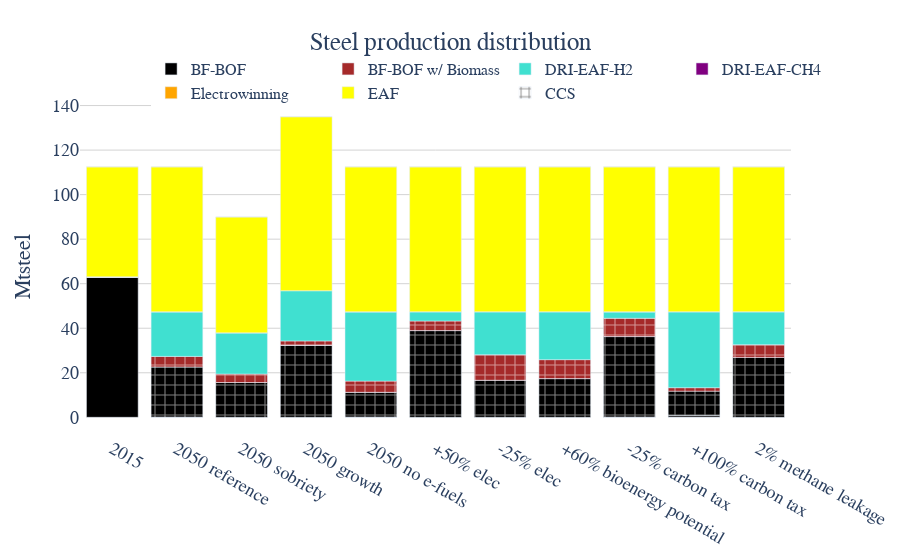

Notebook code for this chart:
### Code cell
tech_list=['BF-BOF',"DRI-EAF","Kiln-DRI-EAF","Electrowinning","EAF"]
steel_techs={"BF-BOF":[['BF-BOF'],['Coal','H2']],
             "BF-BOF w/ Biomass":[['BF-BOF'],['Bio-10%','Bio-30%','Bio-50%']],             
             "DRI-EAF-H2":[["DRI-EAF"],["H2"]],"DRI-EAF-CH4":[["DRI-EAF"],["CH4"]],
             "Electrowinning":[["Electrowinning"],[0,"50%_LF","25%_LF"]],"EAF":[["EAF"],[0]]}
steel_techs_colors={"BF-BOF":"Black","BF-BOF w/ Biomass":"brown",
                    "DRI-EAF-H2":"turquoise","DRI-EAF-CH4":'purple','DRI-EAF-Biomass':"firebrick",
                    "Electrowinning":"orange","EAF":"yellow"}


fig =go.Figure()

for tech in steel_techs.keys():
        t_list=steel_techs[tech][0]
        tt_list=steel_techs[tech][1]
        y=[]
        y_ccs=[]
        for name in x:
            ccs_capacity=data[name]["ccs_capacity"]
            tech_capacity=data[name]["tech_capacity"]
            if name!="2015":
                steel_tech_output=data[name]["resource_tech_outflow"][(data[name]["resource_tech_outflow"].Resource.isin(["Steel_primary","Steel_secondary"]))&
                                                    (data[name]["resource_tech_outflow"].Technology.isin(t_list))&
                                                     (data[name]["resource_tech_outflow"].Tech_type.isin(tt_list))&         
                                                    (data[name]["resource_tech_outflow"].Year==2050)]["Flow"].sum()*1e-6
                u=ccs_capacity[(ccs_capacity.Technology.isin(t_list))&
                           (ccs_capacity.Tech_type.isin(tt_list))&
                           (ccs_capacity.Year==2050)]["Flow_capa"].sum()
                m=tech_capacity[(tech_capacity.Technology.isin(t_list))&
                            (tech_capacity.Tech_type.isin(tt_list))&
                            (tech_capacity.Year==2050)&
                            (tech_capacity.Resource.isin(["Steel_primary","Steel_secondary"]))]["Flow_capa"].sum()
                ccs_ratio=u/m
            else:
                steel_tech_output=data[name]["resource_tech_outflow"][(data[name]["resource_tech_outflow"].Resource.isin(["Steel_primary","Steel_secondary"]))&
                                                    (data[name]["resource_tech_outflow"].Technology.isin(t_list))&
                                                     (data[name]["resource_tech_outflow"].Tech_type.isin(tt_list))&         
                                                    (data[name]["resource_tech_outflow"].Year==2015)]["Flow"].sum()*1e-6
                ccs_ratio=0
            y.append(steel_tech_output*(1-ccs_ratio))
            y_ccs.append(steel_tech_output*ccs_ratio)
        fig.add_trace(go.Bar(x=x, y=y,name=tech,marker_color=steel_techs_colors[tech]))
        fig.add_trace(go.Bar(x=x, y=y_ccs,name=tech,marker_color=steel_techs_colors[tech],marker_pattern_shape="+",showlegend=False))

        
        
fig.add_trace(go.Bar(x=[None], y=[None],name="CCS", marker_pattern_shape="+",marker_color="grey",marker_pattern_fillmode="replace"))
fig.update_layout(barmode='relative')
fig.update_layout(title='Steel production distribution',title_x=0.5,#title_y=0.97,
                   yaxis_title='Mtsteel')    
fig.update_layout(
    font=dict(
        family="Times New Roman",size=18)
    ) 
# fig.update_traces(textfont_size=16)
# fig.update_yaxes(range=[30,70])
# fig.update_xaxes(range=[10,105])
# fig.update_annotations(font_size=20)
fig.update_layout(legend=dict(
    orientation="h",
    yanchor="bottom",
    y=0.97,
    xanchor="left",
    x=0.1,font = dict(size=16)
))
fig.update_yaxes(showgrid=True, gridwidth=1, gridcolor='lightgrey')
fig.update_layout( paper_bgcolor="rgba(255,255,255,255)", plot_bgcolor="rgba(255,255,255,255)")
fig.show()

### Figure 1 — Plotly figure (JSON) as saved in the notebook; plotly's stock layout.template omitted (floating-point values rounded to 4 significant figures)
{"data": [{"marker": {"color": "Black"}, "name": "BF-BOF", "type": "bar", "x": ["2015", "2050 reference", "2050 sobriety", "2050 growth", "2050 no e-fuels", "+50% elec", "-25% elec", "+60% bioenergy potential", "-25% carbon tax", "+100% carbon tax", "2% methane leakage"], "y": [63.1, 0, -3.47e-15, -7.18e-15, 0, -8.648e-15, 1.849e-15, -3.861e-15, -8.051e-15, 0.81, 0]}, {"marker": {"color": "Black", "pattern": {"shape": "+"}}, "name": "BF-BOF", "showlegend": false, "type": "bar", "x": ["2015", "2050 reference", "2050 sobriety", "2050 growth", "2050 no e-fuels", "+50% elec", "-25% elec", "+60% bioenergy potential", "-25% carbon tax", "+100% carbon tax", "2% methane leakage"], "y": [0, 22.64, 15.63, 32.33, 11.24, 38.95, 16.66, 17.39, 36.26, 10.94, 26.91]}, {"marker": {"color": "brown"}, "name": "BF-BOF w/ Biomass", "type": "bar", "x": ["2015", "2050 reference", "2050 sobriety", "2050 growth", "2050 no e-fuels", "+50% elec", "-25% elec", "+60% bioenergy potential", "-25% carbon tax", "+100% carbon tax", "2% methane leakage"], "y": [0, 0, 0, 6.505e-16, 1.112e-15, 0, 0, 0, 0, -1.027e-15, 0]}, {"marker": {"color": "brown", "pattern": {"shape": "+"}}, "name": "BF-BOF w/ Biomass", "showlegend": false, "type": "bar", "x": ["2015", "2050 reference", "2050 sobriety", "2050 growth", "2050 no e-fuels", "+50% elec", "-25% elec", "+60% bioenergy potential", "-25% carbon tax", "+100% carbon tax", "2% methane leakage"], "y": [0, 4.704, 3.797, 1.953, 5.01, 4.285, 11.43, 8.496, 8.2, 1.542, 5.683]}, {"marker": {"color": "turquoise"}, "name": "DRI-EAF-H2", "type": "bar", "x": ["2015", "2050 reference", "2050 sobriety", "2050 growth", "2050 no e-fuels", "+50% elec", "-25% elec", "+60% bioenergy potential", "-25% carbon tax", "+100% carbon tax", "2% methane leakage"], "y": [0, 20.06, 18.5, 22.59, 31.15, 4.167, 19.31, 21.52, 2.941, 34.1, 14.81]}, {"marker": {"color": "turquoise", "pattern": {"shape": "+"}}, "name": "DRI-EAF-H2", "showlegend": false, "type": "bar", "x": ["2015", "2050 reference", "2050 sobriety", "2050 growth", "2050 no e-fuels", "+50% elec", "-25% elec", "+60% bioenergy potential", "-25% carbon tax", "+100% carbon tax", "2% methane leakage"], "y": [0, 0, 0, 0, 0, 0, 0, 0, 0, 0, 0]}, {"marker": {"color": "purple"}, "name": "DRI-EAF-CH4", "type": "bar", "x": ["2015", "2050 reference", "2050 sobriety", "2050 growth", "2050 no e-fuels", "+50% elec", "-25% elec", "+60% bioenergy potential", "-25% carbon tax", "+100% carbon tax", "2% methane leakage"], "y": [0, null, null, null, null, null, null, null, -2.006e-16, null, null]}, {"marker": {"color": "purple", "pattern": {"shape": "+"}}, "name": "DRI-EAF-CH4", "showlegend": false, "type": "bar", "x": ["2015", "2050 reference", "2050 sobriety", "2050 growth", "2050 no e-fuels", "+50% elec", "-25% elec", "+60% bioenergy potential", "-25% carbon tax", "+100% carbon tax", "2% methane leakage"], "y": [0, null, null, null, null, null, null, null, 0, null, null]}, {"marker": {"color": "orange"}, "name": "Electrowinning", "type": "bar", "x": ["2015", "2050 reference", "2050 sobriety", "2050 growth", "2050 no e-fuels", "+50% elec", "-25% elec", "+60% bioenergy potential", "-25% carbon tax", "+100% carbon tax", "2% methane leakage"], "y": [0, -4.657e-16, null, null, -2.328e-16, null, null, null, null, null, null]}, {"marker": {"color": "orange", "pattern": {"shape": "+"}}, "name": "Electrowinning", "showlegend": false, "type": "bar", "x": ["2015", "2050 reference", "2050 sobriety", "2050 growth", "2050 no e-fuels", "+50% elec", "-25% elec", "+60% bioenergy potential", "-25% carbon tax", "+100% carbon tax", "2% methane leakage"], "y": [0, 0, null, null, 0, null, null, null, null, null, null]}, {"marker": {"color": "yellow"}, "name": "EAF", "type": "bar", "x": ["2015", "2050 reference", "2050 sobriety", "2050 growth", "2050 no e-fuels", "+50% elec", "-25% elec", "+60% bioenergy potential", "-25% carbon tax", "+100% carbon tax", "2% methane leakage"], "y": [49.4, 65.1, 52.08, 78.12, 65.1, 65.1, 65.1, 65.1, 65.1, 65.1, 65.1]}, {"marker": {"color": "yellow", "pattern": {"shape": "+"}}, "name": "EAF", "showlegend": false, "type": "bar", "x": ["2015", "2050 reference", "2050 sobriety", "2050 growth", "2050 no e-fuels", "+50% elec", "-25% elec", "+60% bioenergy potential", "-25% carbon tax", "+100% carbon tax", "2% methane leakage"], "y": [0, 0, 0, 0, 0, 0, 0, 0, 0, 0, 0]}, {"marker": {"color": "grey", "pattern": {"fillmode": "replace", "shape": "+"}}, "name": "CCS", "type": "bar", "x": [null], "y": [null]}], "layout": {"barmode": "relative", "font": {"family": "Times New Roman", "size": 18}, "legend": {"font": {"size": 16}, "orientation": "h", "x": 0.1, "xanchor": "left", "y": 0.97, "yanchor": "bottom"}, "paper_bgcolor": "rgba(255,255,255,255)", "plot_bgcolor": "rgba(255,255,255,255)", "title": {"text": "Steel production distribution", "x": 0.5}, "yaxis": {"gridcolor": "lightgrey", "gridwidth": 1, "showgrid": true, "title": {"text": "Mtsteel"}}}}
